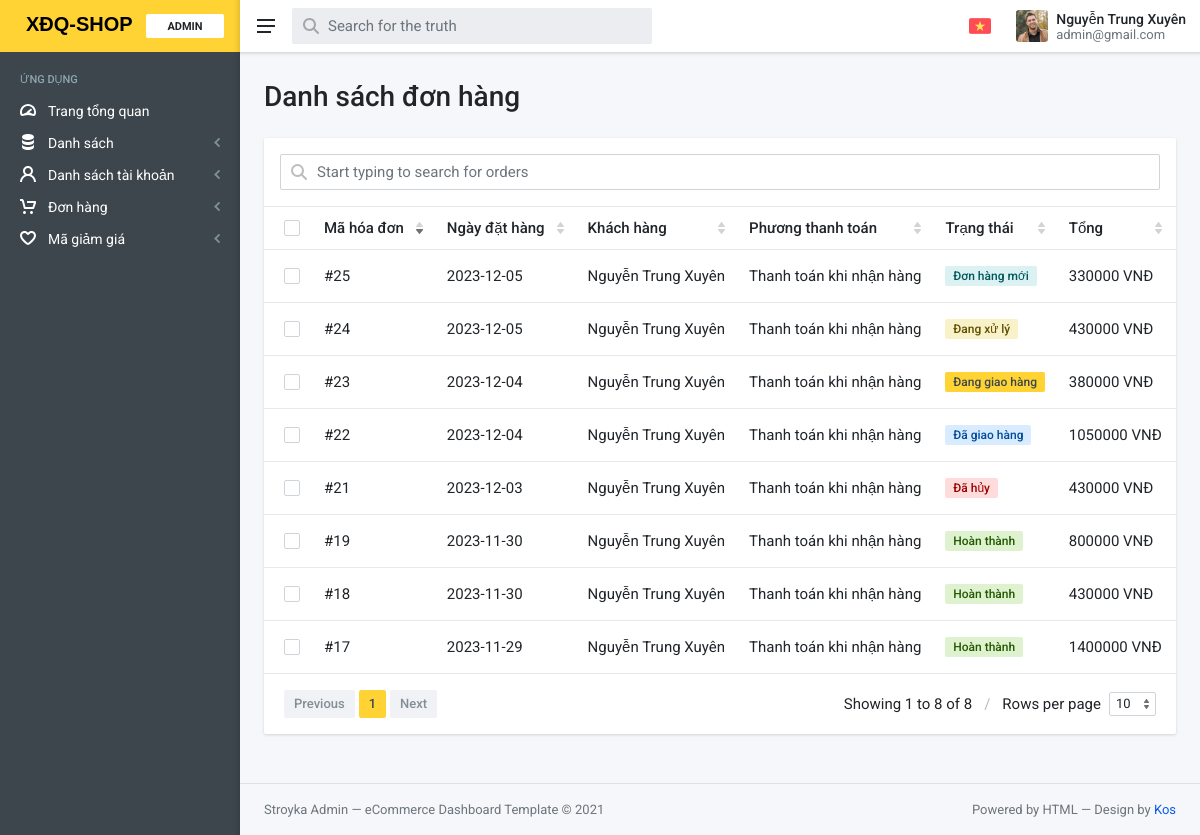
/admin/index.php?act=app-orders-list (signed in), run on the app's committed database.
### tables this page shows
CREATE TABLE `hoadon` (
  `id` int NOT NULL,
  `id_tai_khoan` int DEFAULT NULL,
  `ten_khach_hang` varchar(255) NOT NULL,
  `so_dien_thoai` varchar(15) NOT NULL,
  `dia_chi` text NOT NULL,
  `email` varchar(255) NOT NULL,
  `trang_thai` int NOT NULL DEFAULT '1',
  `pttt` int NOT NULL,
  `ma_giam_gia` varchar(255) DEFAULT NULL,
  `giam_gia` int DEFAULT NULL,
  `tong_tien` int NOT NULL,
  `ngay_dat_hang` date NOT NULL,
  `ghi_chu` text NOT NULL
);

CREATE TABLE `pttt` (
  `id` int NOT NULL,
  `ten_pttt` varchar(255) NOT NULL
);

CREATE TABLE `trangthai` (
  `id` int NOT NULL,
  `ten_tt` varchar(255) NOT NULL
);

### model/pdo.php (called while the page is built, shortened)
<?php
function pdo_get_connection(){
    $servername = "localhost";
    $username = "root";
    $password = "";
    try {
        $conn = new PDO("mysql:host=$servername;dbname=dithi", $username, $password);
        $conn->setAttribute(PDO::ATTR_ERRMODE, PDO::ERRMODE_EXCEPTION);
        return $conn;
    } catch(PDOException $e) {
        echo "Connection failed: " . $e->getMessage();
    }
}
function pdo_query($sql){
    $sql_args=array_slice(func_get_args(),1);
    try{
        $conn=pdo_get_connection();
        $stmt=$conn->prepare($sql);
        $stmt->execute($sql_args);
        $rows=$stmt->fetchAll();
        return $rows;
    }
    catch(PDOException $e){
        throw $e;
    }
    finally{
        unset($conn);
    }
}
function pdo_query_one($sql){
    $sql_args=array_slice(func_get_args(),1);
    try{
        $conn=pdo_get_connection();
        $stmt=$conn->prepare($sql);
        $stmt->execute($sql_args);
        $row=$stmt->fetch(PDO::FETCH_ASSOC);
        return $row;
    }
    catch(PDOException $e){
        throw $e;
    }
    finally{
        unset($conn);
    }
}
?>

### model/hoadon.php (called while the page is built, shortened)
<?php
    function get_hoa_don_all($id){
        $sql = "SELECT * FROM `hoadon`";
        $kq= pdo_query($sql);
        return $kq;
    }
    function get_trang_thai($id){
        $sql ="SELECT * FROM `trangthai` WHERE id= ".$id;
        $kq = pdo_query_one($sql);
        extract($kq);
        return $ten_tt;
    }
    function get_pttt(){
        $sql = "SELECT * FROM `pttt`";
        $kq =pdo_query($sql);
        return $kq;
    }
?>

### global.php (called while the page is built, shortened)
<?php
    function mau_trang_thai($trang_thai){
        $kq = "";
        switch ($trang_thai) {
            case '1':
                $kq = "badge-sa-info";
                break;
            case '2':
                $kq = " badge-sa-warning";
                break;
            case '3':
               $kq = "badge-sa-theme";
                break;
            case '4':
                $kq = "badge-sa-primary";
                break;
            case '5':
                $kq = "badge-sa-danger";
                break;
            case '6':
                $kq = "badge-sa-success";
                break;
        }
        return $kq;
    }
?>

### admin/view/order/app-orders-list.php (the view, shortened to what this page needs)
<div id="top" class="sa-app__body">
    <div class="mx-sm-2 px-2 px-sm-3 px-xxl-4 pb-6">
        <div class="container">
            <div class="py-5">
                <div class="row g-4 align-items-center">
                    <div class="col">
                        <h1 class="h3 m-0">Danh sách đơn hàng </h1>
                    </div>
                </div>
            </div>
            <div class="card">
                <div class="p-4"><input type="text" placeholder="Start typing to search for orders" class="form-control form-control--search mx-auto" id="table-search" /></div>
                <div class="sa-divider"></div>
                <table class="sa-datatables-init text-nowrap" data-order="[[ 1, &quot;desc&quot; ]]" data-sa-search-input="#table-search">
                    <thead>
                        <tr>
                            <th class="w-min" data-orderable="false"><input type="checkbox" class="form-check-input m-0 fs-exact-16 d-block" aria-label="..." /></th>
                            <th>Mã hóa đơn</th>
                            <th>Ngày đặt hàng</th>
                            <th>Khách hàng</th>
                            <th>Phương thanh toán</th>
                            <th>Trạng thái</th>
                            <th>Tổng</th>
                            <th class="w-min" data-orderable="false"></th>
                        </tr>
                    </thead>
                    <tbody>
                        <?php
                        foreach ($ds_hoa_don as $hoa_don) :
                            extract($hoa_don);
                        ?>
                            <tr>
                                <td><input type="checkbox" class="form-check-input m-0 fs-exact-16 d-block" aria-label="..." /></td>
                                <td><a href="index.php?act=app-order&id=<?= $id ?>" class="text-reset">#<?= $id ?></a></td>
                                <td><?= $ngay_dat_hang ?></td>
                                <td><a href="#" class="text-reset"><?= $ten_khach_hang ?></a></td>
                                <td>
                                    <?php
                                    $ds_pttt = get_pttt();
                                    foreach ($ds_pttt as $pttt_get) {
                                        if ($pttt_get['id'] == $pttt) {
                                            echo $pttt_get['ten_pttt'];
                                        }
                                    }
                                    ?>
                                </td>
                                <td>
                                    <div class="d-flex fs-6">
                                        <div class="badge <?=mau_trang_thai($trang_thai)?>">
                                            <?= get_trang_thai($trang_thai); ?>
                                        </div>
                                    </div>
                                </td>
                                <td>
                                    <div class="sa-price"><span class="sa-price__symbol"><?= $tong_tien ?></span><span class="sa-price__integer"> VNĐ</span></div>
                                </td>
                                <td>
                                </td>
                            </tr>
                        <?php endforeach; ?>
                    </tbody>
                </table>
            </div>
        </div>
    </div>
</div>

### data on the page
hoadon: id "17", ngay_dat_hang "2023-11-29", ten_khach_hang "Nguyễn Trung Xuyên", trang_thai.ten_tt "Hoàn thành", tong_tien "1400000"
pttt: ten_pttt "Thanh toán khi nhận hàng"
hoadon: id "18", ngay_dat_hang "2023-11-30", ten_khach_hang "Nguyễn Trung Xuyên", trang_thai.ten_tt "Hoàn thành", tong_tien "430000"
hoadon: id "19", ngay_dat_hang "2023-11-30", ten_khach_hang "Nguyễn Trung Xuyên", trang_thai.ten_tt "Hoàn thành", tong_tien "800000"
hoadon: id "21", ngay_dat_hang "2023-12-03", ten_khach_hang "Nguyễn Trung Xuyên", trang_thai.ten_tt "Đã hủy", tong_tien "430000"
hoadon: id "22", ngay_dat_hang "2023-12-04", ten_khach_hang "Nguyễn Trung Xuyên", trang_thai.ten_tt "Đã giao hàng", tong_tien "1050000"
hoadon: id "23", ngay_dat_hang "2023-12-04", ten_khach_hang "Nguyễn Trung Xuyên", trang_thai.ten_tt "Đang giao hàng", tong_tien "380000"
hoadon: id "24", ngay_dat_hang "2023-12-05", ten_khach_hang "Nguyễn Trung Xuyên", trang_thai.ten_tt "Đang xử lý", tong_tien "430000"
hoadon: id "25", ngay_dat_hang "2023-12-05", ten_khach_hang "Nguyễn Trung Xuyên", trang_thai.ten_tt "Đơn hàng mới", tong_tien "330000"

### other printed values
$_SESSION['user']['ho_ten'] "Nguyễn Trung Xuyên"
$_SESSION['user']['email'] "admin@gmail.com"
